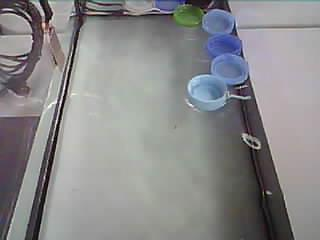
#> input picture image/image_9.jpeg, 320 x 240 px; the run also reads 1 picture not shown here
$ jupyter execute segment.ipynb
#> lines starting #> are read from the running program, lines starting #| are printed output that depends on the picture; after the words box and inside, x2 and y2 are one past the last pixel; in counts of white or black regions, pixels touching at a corner belong together
[cell 1]
import numpy as np
from PIL import Image
import matplotlib.pyplot as plt
import seaborn as sns

Threshold function:

[cell 2]
def threshold_image(im,th):
  threshold_im = np.zeros(im.shape)
  threshold_im[im>th] = 1
  return threshold_im

Ostu’s function:

[cell 3]
def compute_otsu_criteria(im, th):
  threshold_im = threshold_image(im, th)
  nb_pixels = im.size
  nb_pixels1 = np.count_nonzero(threshold_im)
  weight1 = nb_pixels1/nb_pixels
  weight0 = 1 - weight1
  if weight1 == 0 or weight0 == 0:
    return np.inf
  val_pixels1 = im[threshold_im==1]
  val_pixels0 = im[threshold_im==0]
  var0 = np.var(val_pixels0) if len(val_pixels0) > 0 else 0
  var1 = np.var(val_pixels1) if len(val_pixels1) > 0 else 0
  return weight0 * var0 + weight1 * var1

The below function loops through all possible K values and selects the best k value based on above function.

[cell 4]
def find_best_threshold(im):
  threshold_range = range(np.max(im) + 1)
  criterias = [compute_otsu_criteria(im, th) for th in threshold_range]
  best_threshold = threshold_range[np.argmin(criterias)]
  return best_threshold

Usage

[cell 5]
path_image = r'./image/image_9.jpeg'
im = np.asarray(Image.open(path_image).convert('L'))
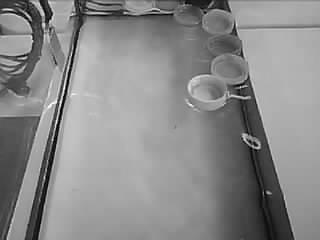
#> im: shape (240, 320); min 0, max 254, mean 138
im_otsu = threshold_image(im, find_best_threshold(im))
#> in compute_otsu_criteria, `threshold_im = threshold_image(im, th)`:
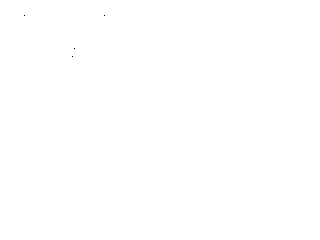
#> threshold_im: shape (240, 320) float64; values 0 (black) and 1 (white), 100% white; black in thin lines or dots, all inside (x1, y1, x2, y2) = (24, 15, 105, 57)
#> in compute_otsu_criteria, `nb_pixels1 = np.count_nonzero(threshold_im)`: nb_pixels1 = 76796
#> in compute_otsu_criteria, `weight1 = nb_pixels1/nb_pixels`: weight1 = 1
#> in compute_otsu_criteria, `weight0 = 1 - weight1`: weight0 = 5.21e-05
#> in compute_otsu_criteria, `val_pixels0 = im[threshold_im==0]`: val_pixels0 = [0, 0, 0, 0]
#> in compute_otsu_criteria, `var0 = np.var(val_pixels0) if len(val_pixels0) > 0 else 0`: var0 = 0
#> in compute_otsu_criteria, `var1 = np.var(val_pixels1) if len(val_pixels1) > 0 else 0`: var1 = 1842.7
#> in threshold_image (call 2), `threshold_im = np.zeros(im.shape)`: threshold_im: shape (240, 320) float64; every value is 0
#> in threshold_image (call 2), `threshold_im[im>th] = 1`: threshold_im: shape (240, 320) float64; values 0 (black) and 1 (white), 100% white; black in thin lines or dots, all inside (x1, y1, x2, y2) = (24, 15, 257, 151)
#> in threshold_image (call 3), `threshold_im[im>th] = 1`: threshold_im: shape (240, 320) float64; values 0 (black) and 1 (white), 99.9% white; black in thin lines or dots, all inside (x1, y1, x2, y2) = (24, 11, 257, 185)
#> in threshold_image (call 5), `threshold_im[im>th] = 1`: threshold_im: shape (240, 320) float64; values 0 (black) and 1 (white), 99.9% white; black in thin lines or dots, all inside (x1, y1, x2, y2) = (24, 2, 265, 208)
#> in threshold_image (call 6), `threshold_im[im>th] = 1`: threshold_im: shape (240, 320) float64; values 0 (black) and 1 (white), 99.9% white; black in thin lines or dots, all inside (x1, y1, x2, y2) = (24, 2, 265, 220)
#> in threshold_image (call 7), `threshold_im[im>th] = 1`: threshold_im: shape (240, 320) float64; values 0 (black) and 1 (white), 99.9% white; black in thin lines or dots, all inside (x1, y1, x2, y2) = (24, 2, 265, 221)
#> in threshold_image (call 8), `threshold_im[im>th] = 1`: threshold_im: shape (240, 320) float64; values 0 (black) and 1 (white), 99.9% white; black in thin lines or dots, all inside (x1, y1, x2, y2) = (24, 2, 265, 226)
#> in threshold_image (call 9), `threshold_im[im>th] = 1`: threshold_im: shape (240, 320) float64; values 0 (black) and 1 (white), 99.9% white; black in thin lines or dots, all inside (x1, y1, x2, y2) = (24, 2, 265, 227)
#> in threshold_image (call 10), `threshold_im[im>th] = 1`: threshold_im: shape (240, 320) float64; values 0 (black) and 1 (white), 99.8% white; black in thin lines or dots, all inside (x1, y1, x2, y2) = (24, 2, 266, 227)
#> in threshold_image (call 11), `threshold_im[im>th] = 1`: threshold_im: shape (240, 320) float64; values 0 (black) and 1 (white), 99.8% white; black in thin lines or dots, all inside (x1, y1, x2, y2) = (19, 2, 266, 227)
#> in threshold_image (call 13), `threshold_im[im>th] = 1`: threshold_im: shape (240, 320) float64; values 0 (black) and 1 (white), 99.8% white; black in thin lines or dots, all inside (x1, y1, x2, y2) = (12, 2, 270, 240)
#> in threshold_image (call 15), `threshold_im[im>th] = 1`: threshold_im: shape (240, 320) float64; values 0 (black) and 1 (white), 99.7% white; black in thin lines or dots, all inside (x1, y1, x2, y2) = (12, 0, 270, 240)
#> in threshold_image (call 16), `threshold_im[im>th] = 1`: threshold_im: shape (240, 320) float64; values 0 (black) and 1 (white), 99.7% white; black in thin lines or dots, all inside (x1, y1, x2, y2) = (12, 0, 271, 240)
#> in threshold_image (call 19), `threshold_im[im>th] = 1`: threshold_im: shape (240, 320) float64; values 0 (black) and 1 (white), 99.5% white; black in thin lines or dots, all inside (x1, y1, x2, y2) = (8, 0, 292, 240)
#> in threshold_image (call 32), `threshold_im[im>th] = 1`: threshold_im: shape (240, 320) float64; values 0 (black) and 1 (white), 98.2% white; 93 black regions (89 under 20 px), largest, box (x1, y1, x2, y2) and area: (250, 147, 278, 240) 502, (32, 38, 77, 240) 450, (185, 0, 212, 5) 88, (40, 0, 47, 16) 29
#> in threshold_image (call 33), `threshold_im[im>th] = 1`: threshold_im: shape (240, 320) float64; values 0 (black) and 1 (white), 98.1% white; 91 black regions (87 under 20 px), largest, box (x1, y1, x2, y2) and area: (249, 147, 278, 240) 531, (32, 37, 77, 240) 472, (185, 0, 212, 6) 103, (40, 0, 49, 16) 32
#> in threshold_image (call 34), `threshold_im[im>th] = 1`: threshold_im: shape (240, 320) float64; values 0 (black) and 1 (white), 98% white; 90 black regions (86 under 20 px), largest, box (x1, y1, x2, y2) and area: (248, 146, 278, 240) 561, (32, 37, 78, 240) 487, (185, 0, 212, 6) 111, (40, 0, 49, 16) 33
#> in threshold_image (call 35), `threshold_im[im>th] = 1`: threshold_im: shape (240, 320) float64; values 0 (black) and 1 (white), 97.9% white; 96 black regions (91 under 20 px), largest, box (x1, y1, x2, y2) and area: (248, 146, 278, 240) 577, (32, 30, 79, 240) 516, (185, 0, 212, 6) 118, (40, 0, 49, 16) 35, (242, 106, 246, 123) 21
#> in threshold_image (call 36), `threshold_im[im>th] = 1`: threshold_im: shape (240, 320) float64; values 0 (black) and 1 (white), 97.8% white; 99 black regions (93 under 20 px), largest, box (x1, y1, x2, y2) and area: (248, 146, 279, 240) 605, (32, 30, 79, 240) 531, (185, 0, 212, 6) 121, (40, 0, 49, 16) 37, (241, 106, 246, 123) 24, (254, 149, 259, 166) 23
#> in threshold_image (call 37), `threshold_im[im>th] = 1`:
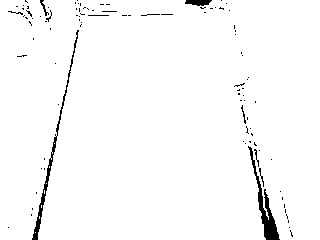
#> threshold_im: shape (240, 320) float64; values 0 (black) and 1 (white), 97.7% white; 98 black regions (89 under 20 px), largest, box (x1, y1, x2, y2) and area: (248, 146, 280, 240) 632, (32, 30, 79, 240) 542, (185, 0, 212, 6) 123
#> in threshold_image (call 38), `threshold_im[im>th] = 1`:
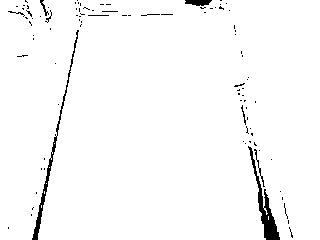
#> threshold_im: shape (240, 320) float64; values 0 (black) and 1 (white), 97.6% white; 94 black regions (85 under 20 px), largest, box (x1, y1, x2, y2) and area: (248, 146, 280, 240) 656, (32, 30, 79, 240) 553, (185, 0, 212, 6) 125
#> in threshold_image (call 39), `threshold_im[im>th] = 1`:
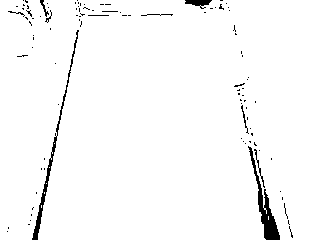
#> threshold_im: shape (240, 320) float64; values 0 (black) and 1 (white), 97.5% white; 100 black regions (90 under 20 px), largest, box (x1, y1, x2, y2) and area: (248, 146, 280, 240) 684, (32, 30, 79, 240) 562, (185, 0, 212, 9) 134
#> in threshold_image (call 40), `threshold_im[im>th] = 1`:
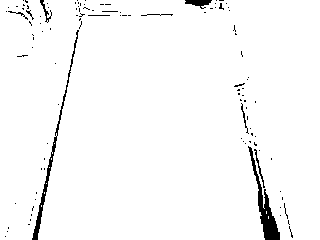
#> threshold_im: shape (240, 320) float64; values 0 (black) and 1 (white), 97.3% white; 109 black regions (99 under 20 px), largest, box (x1, y1, x2, y2) and area: (248, 146, 280, 240) 725, (32, 30, 79, 240) 569, (185, 0, 212, 9) 136
#> in find_best_threshold, `criterias = [compute_otsu_criteria(im, th) for th in threshold_range]`: criterias = 255 items, first 6: 1842.6, 1838.7, 1833.6, 1829.6, 1826.3, 1824
#> in find_best_threshold, `best_threshold = threshold_range[np.argmin(criterias)]`: best_threshold = 119
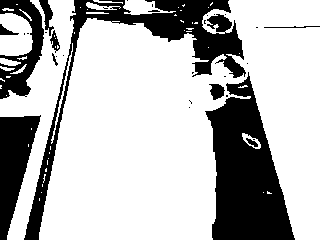
#> im_otsu: shape (240, 320) float64; values 0 (black) and 1 (white), 72% white; 32 black regions (21 under 20 px), largest, box (x1, y1, x2, y2) and area: (205, 72, 295, 240) 8776, (24, 0, 246, 240) 7034, (0, 115, 41, 240) 2884

[cell 6]
import matplotlib.image as mpimg
image = mpimg.imread(path_image)
#> image is the input picture: shape (240, 320, 3); mean R, G, B 138.1, 137.8, 138.9
plt.imshow(image)
plt.show()

[cell 7]
plt.figure(figsize=(20,10))
plt.subplot(1,2,1)
plt.title('Original Image', fontsize=20)
plt.imshow(im, cmap='gray')
plt.subplot(1,2,2)
plt.title('Otsu Thresholding', fontsize=20)
plt.imshow(im_otsu, cmap='gray')
plt.tight_layout()

[cell 8]
import cv2
import numpy as np
import matplotlib.pyplot as plt

def preprocess_and_segment(image_path):
    # Load the image in grayscale
    gray = cv2.imread(image_path, cv2.IMREAD_GRAYSCALE)

    # Apply CLAHE (Contrast Limited Adaptive Histogram Equalization)
    clahe = cv2.createCLAHE(clipLimit=2.0, tileGridSize=(8, 8))
    enhanced = clahe.apply(gray)

    # Apply Gaussian Blur to reduce noise
    blurred = cv2.GaussianBlur(enhanced, (5, 5), 0)

    # Apply Otsu's thresholding
    _, binary = cv2.threshold(blurred, 0, 255, cv2.THRESH_BINARY + cv2.THRESH_OTSU)

    # Morphological operations to remove noise
    kernel = cv2.getStructuringElement(cv2.MORPH_RECT, (3, 3))
    cleaned = cv2.morphologyEx(binary, cv2.MORPH_OPEN, kernel)

    # Display the results
    plt.figure(figsize=(20, 10))

    plt.subplot(1, 3, 1)
    plt.title("Original Image")
    plt.imshow(gray, cmap="gray")

    plt.subplot(1, 3, 2)
    plt.title("Enhanced + Blurred")
    plt.imshow(blurred, cmap="gray")

    plt.subplot(1, 3, 3)
    plt.title("Otsu + Cleaned")
    plt.imshow(cleaned, cmap="gray")

    plt.tight_layout()
    plt.show()

    return cleaned  # Binary image after optimization

[cell 9]
# Example usage
segmented_image = preprocess_and_segment('./cropped/cropped_image.jpg')
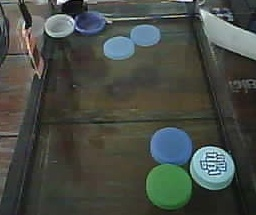
#> input picture cropped/cropped_image.jpg, 256 x 215 px
#> in preprocess_and_segment, `gray = cv2.imread(image_path, cv2.IMREAD_GRAYSCALE)`:
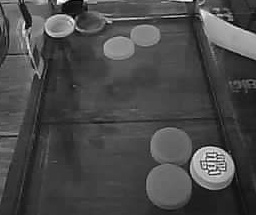
#> gray: shape (215, 256); min 0, max 254, mean 73.3
#> in preprocess_and_segment, `enhanced = clahe.apply(gray)`:
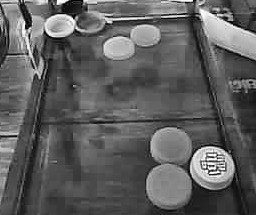
#> enhanced: shape (215, 256); min 1, max 255, mean 94

Count Hough Circle Open CV

[cell 10]
def count_bottle_caps_with_hough(cleaned_image):
    """
    Count the bottle caps using the Hough Circle Transform on the cleaned binary image.
    """
    color_image = cv2.cvtColor(cleaned_image, cv2.COLOR_GRAY2BGR)  # Convert to color image for visualization
    # Apply Hough Circle Transform to detect circles (bottle caps)
    circles = cv2.HoughCircles(
        cleaned_image,  # Use the cleaned image (binary image)
        cv2.HOUGH_GRADIENT,  # Use the gradient method for detecting circles
        dp=1,  # Resolution of the accumulator array
        minDist=20,  # Minimum distance between the centers of detected circles
        param1=50,  # Higher threshold for the Canny edge detector
        param2=30,  # Threshold for center detection
    )

    # Check if circles are detected
    if circles is not None:
        # Convert (x, y, radius) values to integers
        circles = np.round(circles[0, :]).astype("int")

        # Print the number of bottle caps detected
        print(f"Number of bottle caps detected: {len(circles)}")

        for (x, y, r) in circles:
            cv2.circle(color_image, (x, y), r, (0, 255, 0), 4)  # Green circle
            cv2.rectangle(color_image, (x - 5, y - 5), (x + 5, y + 5), (0, 128, 255), -1)  # Orange rectangle

        # Display the result with circles drawn
        plt.imshow(cv2.cvtColor(color_image, cv2.COLOR_BGR2RGB))
        plt.title("Detected Bottle Caps")
        plt.show()

        return len(circles)  # Return the number of detected circles (bottle caps)
    else:
        print("No circles detected.")
        return 0  # No bottle caps detected

[cell 11]
count_bottle_caps_with_hough(segmented_image)
#> in count_bottle_caps_with_hough, `circles = cv2.HoughCircles( cleaned_image,`: circles = [[127.5, 91.5, 75.9], [169.5, 148.5, 22.2], [169.5, 184.5, 20.8]]
#> in count_bottle_caps_with_hough, `circles = np.round(circles[0, :]).astype("int")`: circles = [[128, 92, 76], [170, 148, 22], [170, 184, 21]]
#| Number of bottle caps detected: 3
#> the loop in count_bottle_caps_with_hough, `for (x, y, r) in circles:` made 3 passes
#> Out = 3
